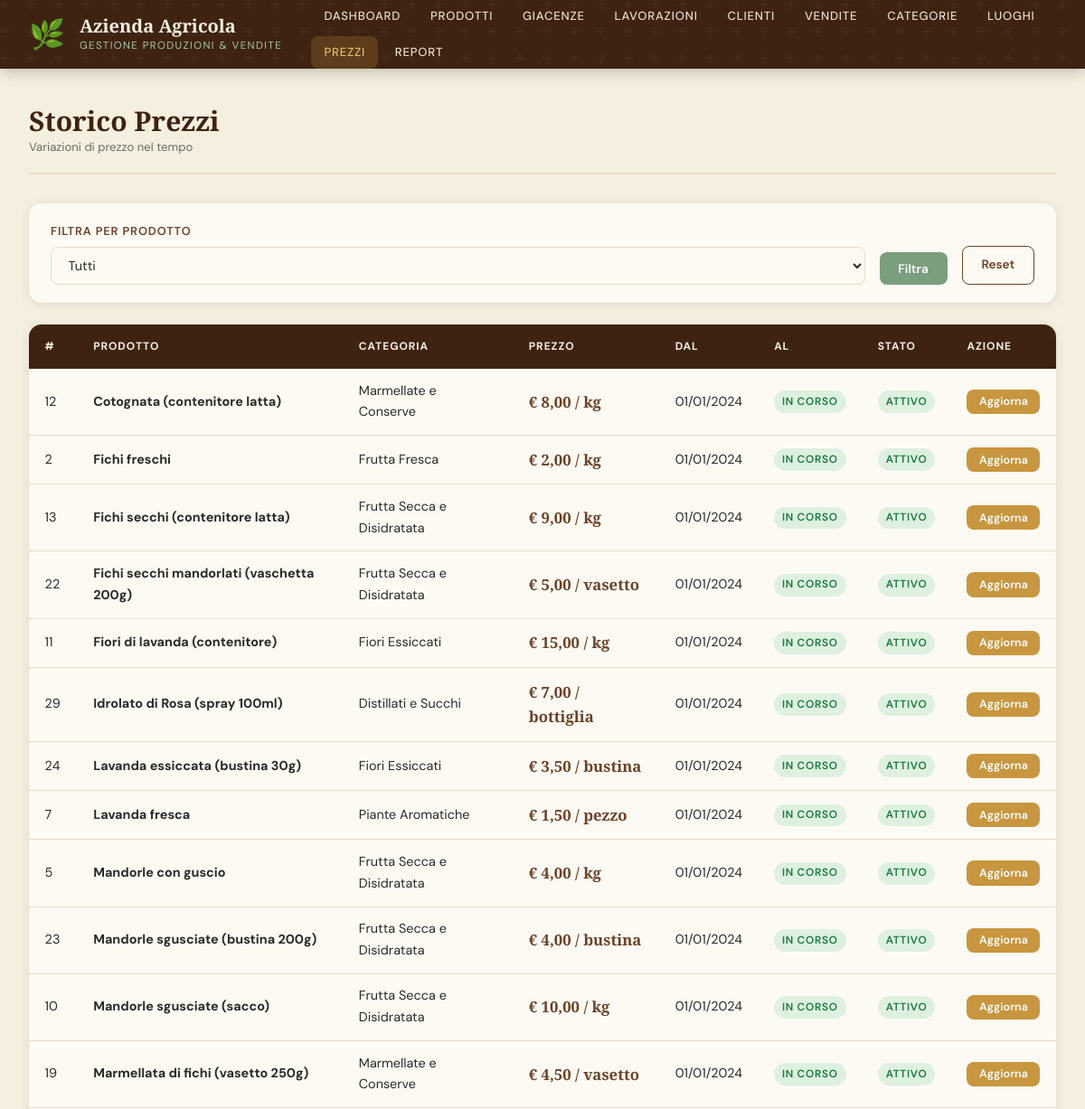
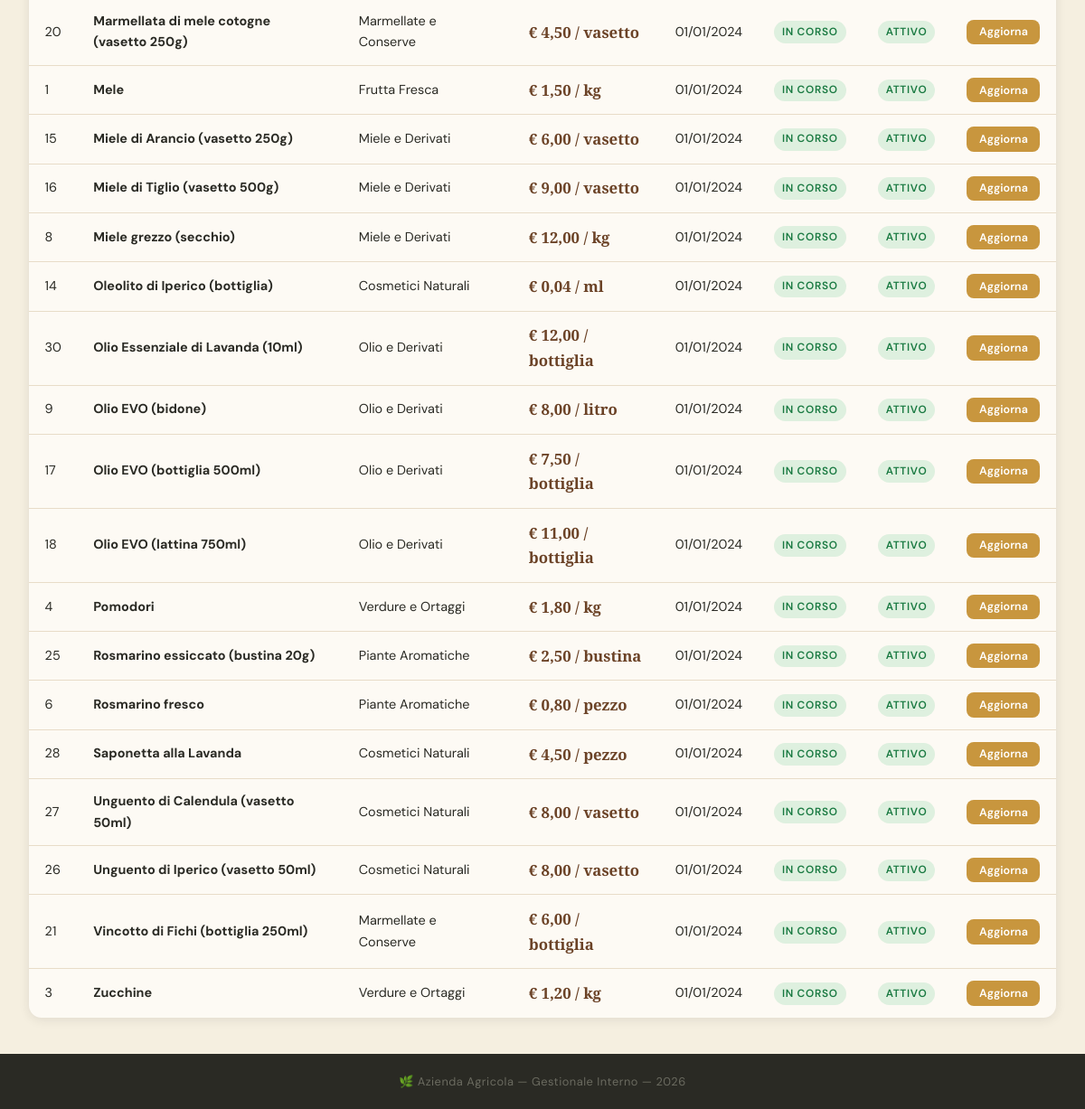
The app's page /prezzi.php with its own data (2 pictures, top to bottom).
### tables this page shows
CREATE TABLE PREZZO_STORICO (
    id_prezzo INT AUTO_INCREMENT PRIMARY KEY,
    prezzo_unitario DECIMAL(10,2) NOT NULL,
    data_inizio DATE NOT NULL,
    data_fine DATE DEFAULT NULL,
    id_prodotto INT NOT NULL,
    FOREIGN KEY (id_prodotto) REFERENCES PRODOTTO(id_prodotto) ON DELETE CASCADE
);

CREATE TABLE PRODOTTO (
    id_prodotto INT AUTO_INCREMENT PRIMARY KEY,
    nome VARCHAR(150) NOT NULL,
    descrizione TEXT,
    tipo_prodotto ENUM('FRESCO','LAVORATO','RISERVA','CONFEZIONATO') NOT NULL,
    unita_misura ENUM('kg','g','litro','ml','pezzo','bustina','vasetto','bottiglia') NOT NULL DEFAULT 'kg',
    vendita ENUM('a_peso','a_pezzo') NOT NULL DEFAULT 'a_peso',
    quantita_disponibile DECIMAL(10,3) DEFAULT 0,
    stato ENUM('disponibile','esaurito','archiviato') NOT NULL DEFAULT 'disponibile',
    luogo_provenienza VARCHAR(150),
    id_categoria INT NOT NULL,
    FOREIGN KEY (id_categoria) REFERENCES CATEGORIA(id_categoria) ON DELETE RESTRICT
);

CREATE TABLE CATEGORIA (
    id_categoria INT AUTO_INCREMENT PRIMARY KEY,
    nome VARCHAR(100) NOT NULL UNIQUE,
    descrizione TEXT
);

### src/db.php (called while the page is built, shortened)
<?php
function db_query(mysqli $conn, string $sql, string $types = '', array $params = []): array {
    if ($types && $params) {
        $stmt = $conn->prepare($sql);
        if (!$stmt) return [];
        $stmt->bind_param($types, ...$params);
        $stmt->execute();
        $result = $stmt->get_result();
        $stmt->close();
    } else {
        $result = $conn->query($sql);
    }
    $rows = [];
    while ($row = $result->fetch_assoc()) $rows[] = $row;
    return $rows;
}

### src/prezzi.php (the view, shortened to what this page needs)
<?php
require_once __DIR__ . '/db.php';
$filtro_prod = (int)($_GET['prodotto'] ?? 0);
$where = []; $types = ''; $params = [];
$wClause = $where ? 'WHERE '.implode(' AND ',$where) : '';
$storico  = db_query($conn,
    "SELECT ps.*, p.nome AS prodotto, p.unita_misura, c.nome AS categoria
     FROM PREZZO_STORICO ps
     JOIN PRODOTTO p ON p.id_prodotto=ps.id_prodotto
     JOIN CATEGORIA c ON c.id_categoria=p.id_categoria
     $wClause ORDER BY p.nome, ps.data_inizio DESC",
    $types, $params);
$prodotti = db_query($conn, "SELECT id_prodotto, nome FROM PRODOTTO WHERE stato != 'archiviato' ORDER BY nome");
include __DIR__ . '/header.php';
?>
<div class="page-header">
    <div><h1 class="page-title">Storico Prezzi<small>Variazioni di prezzo nel tempo</small></h1></div>
</div>
<form method="get" class="filter-bar">
    <div class="form-group"><label>Filtra per Prodotto</label>
        <select name="prodotto"><option value="">Tutti</option>
        <?php foreach ($prodotti as $p): ?>
        <option value="<?= $p['id_prodotto'] ?>" <?= $filtro_prod==$p['id_prodotto']?'selected':'' ?>><?= htmlspecialchars($p['nome']) ?></option>
        <?php endforeach; ?></select>
    </div>
    <button type="submit" class="btn btn--salvia">Filtra</button>
    <a href="/prezzi.php" class="btn btn--ghost">Reset</a>
</form>
<div class="table-wrap">
    <table>
        <thead><tr><th>#</th><th>Prodotto</th><th>Categoria</th><th>Prezzo</th><th>Dal</th><th>Al</th><th>Stato</th><th>Azione</th></tr></thead>
        <tbody>
        <?php if (empty($storico)): ?>
            <tr><td colspan="8" style="text-align:center;padding:2rem;color:var(--grigio)">Nessun dato.</td></tr>
        <?php else: ?>
        <?php foreach ($storico as $ps): ?>
        <tr>
            <td><?= $ps['id_prezzo'] ?></td>
            <td><strong><?= htmlspecialchars($ps['prodotto']) ?></strong></td>
            <td><?= htmlspecialchars($ps['categoria']) ?></td>
            <td class="price-tag">€ <?= number_format($ps['prezzo_unitario'],2,',','.') ?> / <?= $ps['unita_misura'] ?></td>
            <td><?= date('d/m/Y',strtotime($ps['data_inizio'])) ?></td>
            <td><?= $ps['data_fine'] ? date('d/m/Y',strtotime($ps['data_fine'])) : '<span class="badge badge--disponibile">In corso</span>' ?></td>
            <td><?= !$ps['data_fine'] ? '<span class="badge badge--disponibile">Attivo</span>' : '<span class="badge badge--archiviato">Storico</span>' ?></td>
            <td>
                <?php if (!$ps['data_fine']): ?>
                <button class="btn btn--ocra btn--sm" data-modal-open="modal-price-<?= $ps['id_prodotto'] ?>">Aggiorna</button>
                <?php endif; ?>
            </td>
        </tr>
        <?php endforeach; ?>
        <?php endif; ?>
        </tbody>
    </table>
</div>
<?php include __DIR__ . '/footer.php'; ?>

### src/css/style.css (style rules this page uses)
:root { --terra: #6B4226; --terra-light: #9B6B4A; --terra-dark: #3E2312; --salvia: #7A9E7E; --salvia-light:#A8C5AA; --salvia-dark: #4A7A50; --ocra: #C8963E; --ocra-light: #E8B96A; --crema: #F5EFE0; --crema-dark: #E8DCC8; --bianco: #FDFAF4; --carbone: #2A2A24; --grigio: #6B6B60; --grigio-light:#D5D0C4; --rosso: #C0392B; --verde: #27AE60; --radius: 8px; --radius-lg: 14px; --shadow: 0 2px 12px rgba(42,42,36,0.10); --shadow-lg: 0 6px 32px rgba(42,42,36,0.16); --transition: 0.22s cubic-bezier(.4,0,.2,1); }
*, *::before, *::after { box-sizing: border-box; margin: 0; padding: 0; }
html { scroll-behavior: smooth; }
body { font-family: 'DM Sans', sans-serif; background: var(--crema); color: var(--carbone); min-height: 100vh; display: flex; flex-direction: column; font-size: 15px; line-height: 1.65; }
h1,h2,h3,h4 { font-family: 'Playfair Display', serif; line-height: 1.2; }
h1 { font-size: clamp(1.6rem,3vw,2.4rem); color: var(--terra-dark); }
a { color: var(--salvia-dark); text-decoration: none; transition: color var(--transition); }
.page-header { display: flex; align-items: flex-end; justify-content: space-between; gap: 1.5rem; margin-bottom: 2rem; padding-bottom: 1.25rem; border-bottom: 2px solid var(--crema-dark); }
.page-title { font-size: clamp(1.4rem,2.5vw,2rem); color: var(--terra-dark); }
.page-title small { display: block; font-family: 'DM Sans', sans-serif; font-size: .82rem; font-weight: 400; color: var(--grigio); margin-top: .2rem; }
.table-wrap { overflow-x: auto; border-radius: var(--radius-lg); box-shadow: var(--shadow); background: var(--bianco); }
table { width: 100%; border-collapse: collapse; font-size: .9rem; }
thead tr { background: var(--terra-dark); color: var(--crema); }
thead th { padding: .9rem 1.1rem; text-align: left; font-size: .75rem; text-transform: uppercase; letter-spacing: .08em; white-space: nowrap; }
tbody tr { border-bottom: 1px solid var(--crema-dark); transition: background var(--transition); }
tbody tr:last-child { border-bottom: none; }
td { padding: .8rem 1.1rem; vertical-align: middle; }
.badge { display: inline-block; padding: .22em .75em; border-radius: 20px; font-size: .74rem; font-weight: 600; text-transform: uppercase; letter-spacing: .06em; white-space: nowrap; }
.badge--disponibile { background: rgba(39,174,96,.14); color: #1a7a42; }
.btn { display: inline-flex; align-items: center; gap: .45rem; padding: .6rem 1.3rem; border-radius: var(--radius); font-family: 'DM Sans', sans-serif; font-size: .85rem; font-weight: 600; cursor: pointer; border: none; transition: all var(--transition); text-decoration: none; white-space: nowrap; }
.btn--salvia { background: var(--salvia); color: white; }
.btn--ocra { background: var(--ocra); color: white; }
.btn--ghost { background: transparent; color: var(--terra); border: 1.5px solid var(--terra); }
.btn--sm { padding: .35rem .85rem; font-size: .78rem; }
.form-group { display: flex; flex-direction: column; gap: .4rem; }
label { font-size: .8rem; font-weight: 600; text-transform: uppercase; letter-spacing: .07em; color: var(--terra); }
input[type="text"], input[type="number"], input[type="email"], input[type="tel"], input[type="date"], select, textarea { padding: .65rem .9rem; border: 1.5px solid var(--crema-dark); border-radius: var(--radius); font-family: 'DM Sans', sans-serif; font-size: .9rem; background: var(--bianco); color: var(--carbone); transition: border-color var(--transition), box-shadow var(--transition); width: 100%; }
.filter-bar { background: var(--bianco); border-radius: var(--radius-lg); padding: 1.25rem 1.5rem; margin-bottom: 1.5rem; box-shadow: var(--shadow); display: flex; flex-wrap: wrap; gap: 1rem; align-items: flex-end; }
.filter-bar .form-group { min-width: 180px; flex: 1; }
.price-tag { font-family: 'Playfair Display', serif; font-weight: 700; font-size: 1.05rem; color: var(--terra); }

### records on screen
prezzo_storico: id_prezzo "12", id_prodotto.nome "Cotognata (contenitore latta)", categoria.nome "Marmellate e Conserve", prezzo_unitario "8,00", id_prodotto.unita_misura "kg", data_inizio "01/01/2024", shows "IN CORSO", shows "ATTIVO"
prezzo_storico: id_prezzo "2", id_prodotto.nome "Fichi freschi", categoria.nome "Frutta Fresca", prezzo_unitario "2,00", id_prodotto.unita_misura "kg", data_inizio "01/01/2024", shows "IN CORSO", shows "ATTIVO"
prezzo_storico: id_prezzo "13", id_prodotto.nome "Fichi secchi (contenitore latta)", categoria.nome "Frutta Secca e Disidratata", prezzo_unitario "9,00", id_prodotto.unita_misura "kg", data_inizio "01/01/2024", shows "IN CORSO", shows "ATTIVO"
prezzo_storico: id_prezzo "22", id_prodotto.nome "Fichi secchi mandorlati (vaschetta 200g)", categoria.nome "Frutta Secca e Disidratata", prezzo_unitario "5,00", id_prodotto.unita_misura "vasetto", data_inizio "01/01/2024", shows "IN CORSO", shows "ATTIVO"
prezzo_storico: id_prezzo "11", id_prodotto.nome "Fiori di lavanda (contenitore)", categoria.nome "Fiori Essiccati", prezzo_unitario "15,00", id_prodotto.unita_misura "kg", data_inizio "01/01/2024", shows "IN CORSO", shows "ATTIVO"
prezzo_storico: id_prezzo "29", id_prodotto.nome "Idrolato di Rosa (spray 100ml)", categoria.nome "Distillati e Succhi", prezzo_unitario "7,00", id_prodotto.unita_misura "bottiglia", data_inizio "01/01/2024", shows "IN CORSO", shows "ATTIVO"
prezzo_storico: id_prezzo "24", id_prodotto.nome "Lavanda essiccata (bustina 30g)", categoria.nome "Fiori Essiccati", prezzo_unitario "3,50", id_prodotto.unita_misura "bustina", data_inizio "01/01/2024", shows "IN CORSO", shows "ATTIVO"
prezzo_storico: id_prezzo "7", id_prodotto.nome "Lavanda fresca", categoria.nome "Piante Aromatiche", prezzo_unitario "1,50", id_prodotto.unita_misura "pezzo", data_inizio "01/01/2024", shows "IN CORSO", shows "ATTIVO"
prezzo_storico: id_prezzo "5", id_prodotto.nome "Mandorle con guscio", categoria.nome "Frutta Secca e Disidratata", prezzo_unitario "4,00", id_prodotto.unita_misura "kg", data_inizio "01/01/2024", shows "IN CORSO", shows "ATTIVO"
prezzo_storico: id_prezzo "23", id_prodotto.nome "Mandorle sgusciate (bustina 200g)", categoria.nome "Frutta Secca e Disidratata", prezzo_unitario "4,00", id_prodotto.unita_misura "bustina", data_inizio "01/01/2024", shows "IN CORSO", shows "ATTIVO"
prezzo_storico: id_prezzo "10", id_prodotto.nome "Mandorle sgusciate (sacco)", categoria.nome "Frutta Secca e Disidratata", prezzo_unitario "10,00", id_prodotto.unita_misura "kg", data_inizio "01/01/2024", shows "IN CORSO", shows "ATTIVO"
prezzo_storico: id_prezzo "19", id_prodotto.nome "Marmellata di fichi (vasetto 250g)", categoria.nome "Marmellate e Conserve", prezzo_unitario "4,50", id_prodotto.unita_misura "vasetto", data_inizio "01/01/2024", shows "IN CORSO", shows "ATTIVO"
prezzo_storico: id_prezzo "20", id_prodotto.nome "Marmellata di mele cotogne (vasetto 250g)", categoria.nome "Marmellate e Conserve", prezzo_unitario "4,50", id_prodotto.unita_misura "vasetto", data_inizio "01/01/2024", shows "IN CORSO", shows "ATTIVO"
prezzo_storico: id_prezzo "1", id_prodotto.nome "Mele", categoria.nome "Frutta Fresca", prezzo_unitario "1,50", id_prodotto.unita_misura "kg", data_inizio "01/01/2024", shows "IN CORSO", shows "ATTIVO"
prezzo_storico: id_prezzo "15", id_prodotto.nome "Miele di Arancio (vasetto 250g)", categoria.nome "Miele e Derivati", prezzo_unitario "6,00", id_prodotto.unita_misura "vasetto", data_inizio "01/01/2024", shows "IN CORSO", shows "ATTIVO"
prezzo_storico: id_prezzo "16", id_prodotto.nome "Miele di Tiglio (vasetto 500g)", categoria.nome "Miele e Derivati", prezzo_unitario "9,00", id_prodotto.unita_misura "vasetto", data_inizio "01/01/2024", shows "IN CORSO", shows "ATTIVO"
prezzo_storico: id_prezzo "8", id_prodotto.nome "Miele grezzo (secchio)", categoria.nome "Miele e Derivati", prezzo_unitario "12,00", id_prodotto.unita_misura "kg", data_inizio "01/01/2024", shows "IN CORSO", shows "ATTIVO"
prezzo_storico: id_prezzo "14", id_prodotto.nome "Oleolito di Iperico (bottiglia)", categoria.nome "Cosmetici Naturali", prezzo_unitario "0,04", id_prodotto.unita_misura "ml", data_inizio "01/01/2024", shows "IN CORSO", shows "ATTIVO"
prezzo_storico: id_prezzo "30", id_prodotto.nome "Olio Essenziale di Lavanda (10ml)", categoria.nome "Olio e Derivati", prezzo_unitario "12,00", id_prodotto.unita_misura "bottiglia", data_inizio "01/01/2024", shows "IN CORSO", shows "ATTIVO"
prezzo_storico: id_prezzo "9", id_prodotto.nome "Olio EVO (bidone)", categoria.nome "Olio e Derivati", prezzo_unitario "8,00", id_prodotto.unita_misura "litro", data_inizio "01/01/2024", shows "IN CORSO", shows "ATTIVO"
prezzo_storico: id_prezzo "17", id_prodotto.nome "Olio EVO (bottiglia 500ml)", categoria.nome "Olio e Derivati", prezzo_unitario "7,50", id_prodotto.unita_misura "bottiglia", data_inizio "01/01/2024", shows "IN CORSO", shows "ATTIVO"
prezzo_storico: id_prezzo "18", id_prodotto.nome "Olio EVO (lattina 750ml)", categoria.nome "Olio e Derivati", prezzo_unitario "11,00", id_prodotto.unita_misura "bottiglia", data_inizio "01/01/2024", shows "IN CORSO", shows "ATTIVO"
prezzo_storico: id_prezzo "4", id_prodotto.nome "Pomodori", categoria.nome "Verdure e Ortaggi", prezzo_unitario "1,80", id_prodotto.unita_misura "kg", data_inizio "01/01/2024", shows "IN CORSO", shows "ATTIVO"
prezzo_storico: id_prezzo "25", id_prodotto.nome "Rosmarino essiccato (bustina 20g)", categoria.nome "Piante Aromatiche", prezzo_unitario "2,50", id_prodotto.unita_misura "bustina", data_inizio "01/01/2024", shows "IN CORSO", shows "ATTIVO"
prezzo_storico: id_prezzo "6", id_prodotto.nome "Rosmarino fresco", categoria.nome "Piante Aromatiche", prezzo_unitario "0,80", id_prodotto.unita_misura "pezzo", data_inizio "01/01/2024", shows "IN CORSO", shows "ATTIVO"
prezzo_storico: id_prezzo "28", id_prodotto.nome "Saponetta alla Lavanda", categoria.nome "Cosmetici Naturali", prezzo_unitario "4,50", id_prodotto.unita_misura "pezzo", data_inizio "01/01/2024", shows "IN CORSO", shows "ATTIVO"
prezzo_storico: id_prezzo "27", id_prodotto.nome "Unguento di Calendula (vasetto 50ml)", categoria.nome "Cosmetici Naturali", prezzo_unitario "8,00", id_prodotto.unita_misura "vasetto", data_inizio "01/01/2024", shows "IN CORSO", shows "ATTIVO"
prezzo_storico: id_prezzo "26", id_prodotto.nome "Unguento di Iperico (vasetto 50ml)", categoria.nome "Cosmetici Naturali", prezzo_unitario "8,00", id_prodotto.unita_misura "vasetto", data_inizio "01/01/2024", shows "IN CORSO", shows "ATTIVO"
prezzo_storico: id_prezzo "21", id_prodotto.nome "Vincotto di Fichi (bottiglia 250ml)", categoria.nome "Marmellate e Conserve", prezzo_unitario "6,00", id_prodotto.unita_misura "bottiglia", data_inizio "01/01/2024", shows "IN CORSO", shows "ATTIVO"
prezzo_storico: id_prezzo "3", id_prodotto.nome "Zucchine", categoria.nome "Verdure e Ortaggi", prezzo_unitario "1,20", id_prodotto.unita_misura "kg", data_inizio "01/01/2024", shows "IN CORSO", shows "ATTIVO"
